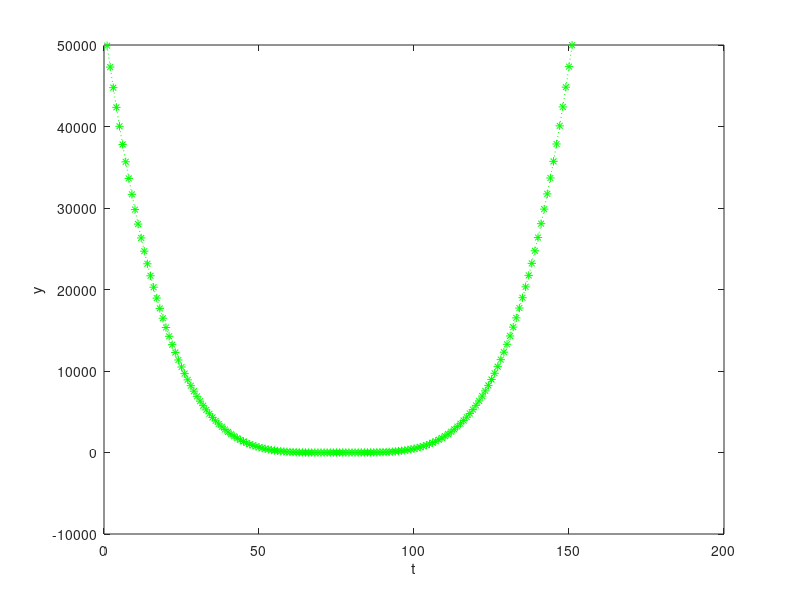

This figure's MATLAB source:
clear;

t = [-15:0.2:15];
y = (t.^4) - (3.*(t.^2)) + (2.*t) - 1;
i = [1:150];

y_array = zeros(1,150);
y_array = y;
y_array(i);

plot(y_array, 'g:*');
xlabel('t');
ylabel('y');